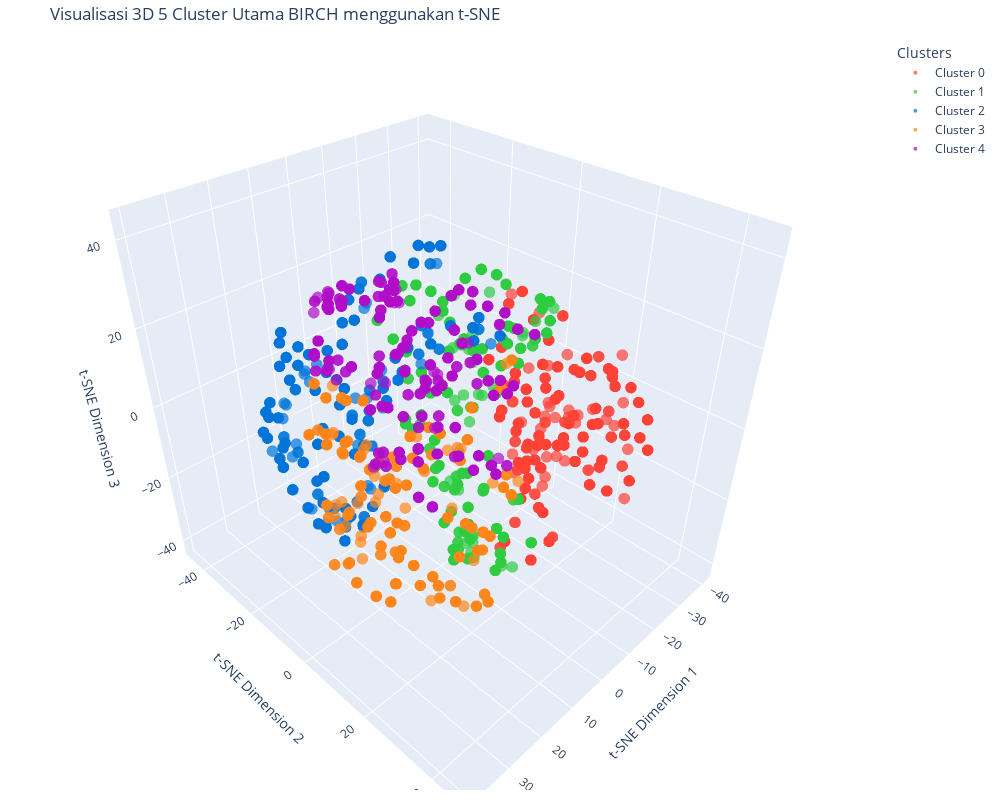

Notebook code cell kept with this figure:
### Code cell
def visualize_clusters_3d(df, clusters):
    features = ['Jumlah_Stok', 'Jumlah_Terjual', 'Persentase_Jumlah_Terjual']
    df_numeric = df[features].copy()
    
    for col in df_numeric.columns:
        df_numeric[col] = pd.to_numeric(df_numeric[col], errors='coerce')
    
    df_numeric = df_numeric.fillna(df_numeric.median())
    X_normalized = (df_numeric.values - df_numeric.values.mean(axis=0)) / df_numeric.values.std(axis=0)
    
    tsne = TSNE(n_components=3, random_state=42)
    X_tsne = tsne.fit_transform(X_normalized)
    
    df_plot = df[['Merek', 'Tipe', 'Kategori_Penjualan']].copy()
    df_plot['x'] = X_tsne[:, 0]
    df_plot['y'] = X_tsne[:, 1]
    df_plot['z'] = X_tsne[:, 2]
    df_plot['Cluster'] = clusters
    
    color_map = {
        0: '#FF4136',  
        1: '#2ECC40',  
        2: '#0074D9',  
        3: '#FF851B',  
        4: '#B10DC9',  
    }
    
    fig = go.Figure()

    for cluster in range(5):  
        cluster_data = df_plot[df_plot['Cluster'] == cluster]
        fig.add_trace(go.Scatter3d(
            x=cluster_data['x'],
            y=cluster_data['y'],
            z=cluster_data['z'],
            mode='markers',
            marker=dict(size=4, color=color_map[cluster], opacity=0.7),
            text=cluster_data['Merek'] + ' - ' + cluster_data['Tipe'] + '<br>Kategori: ' + cluster_data['Kategori_Penjualan'],
            hoverinfo='text',
            name=f'Cluster {cluster}'
        ))

    fig.update_layout(
        title='Visualisasi 3D 5 Cluster Utama BIRCH menggunakan t-SNE',
        scene=dict(
            xaxis_title='t-SNE Dimension 1',
            yaxis_title='t-SNE Dimension 2',
            zaxis_title='t-SNE Dimension 3',
        ),
        legend_title='Clusters',
        height=800,
        width=1000,
        margin=dict(r=20, b=10, l=10, t=40)
    )

    fig.show()

    cluster_stats = df_plot.groupby('Cluster').agg({
        'Merek': 'count',
        'Kategori_Penjualan': lambda x: x.value_counts().index[0]
    }).rename(columns={'Merek': 'Jumlah Data', 'Kategori_Penjualan': 'Kategori Dominan'})
    
    display(cluster_stats)

visualize_clusters_3d(df_klastering, clusters)

### Figure 1 — Plotly figure (JSON) as saved in the notebook; plotly's stock layout.template omitted (floating-point values rounded to 4 significant figures; data arrays with more than 128 entries replaced by an {"elided": "..."} marker saying what was removed)
{"data": [{"hoverinfo": "text", "marker": {"color": "#FF4136", "opacity": 0.7, "size": 4}, "mode": "markers", "name": "Cluster 0", "text": {"elided": "475 str values"}, "type": "scatter3d", "x": {"elided": "475 float values"}, "y": {"elided": "475 float values"}, "z": {"elided": "475 float values"}}, {"hoverinfo": "text", "marker": {"color": "#2ECC40", "opacity": 0.7, "size": 4}, "mode": "markers", "name": "Cluster 1", "text": {"elided": "523 str values"}, "type": "scatter3d", "x": {"elided": "523 float values"}, "y": {"elided": "523 float values"}, "z": {"elided": "523 float values"}}, {"hoverinfo": "text", "marker": {"color": "#0074D9", "opacity": 0.7, "size": 4}, "mode": "markers", "name": "Cluster 2", "text": {"elided": "463 str values"}, "type": "scatter3d", "x": {"elided": "463 float values"}, "y": {"elided": "463 float values"}, "z": {"elided": "463 float values"}}, {"hoverinfo": "text", "marker": {"color": "#FF851B", "opacity": 0.7, "size": 4}, "mode": "markers", "name": "Cluster 3", "text": {"elided": "467 str values"}, "type": "scatter3d", "x": {"elided": "467 float values"}, "y": {"elided": "467 float values"}, "z": {"elided": "467 float values"}}, {"hoverinfo": "text", "marker": {"color": "#B10DC9", "opacity": 0.7, "size": 4}, "mode": "markers", "name": "Cluster 4", "text": {"elided": "520 str values"}, "type": "scatter3d", "x": {"elided": "520 float values"}, "y": {"elided": "520 float values"}, "z": {"elided": "520 float values"}}], "layout": {"height": 800, "legend": {"title": {"text": "Clusters"}}, "margin": {"b": 10, "l": 10, "r": 20, "t": 40}, "scene": {"xaxis": {"title": {"text": "t-SNE Dimension 1"}}, "yaxis": {"title": {"text": "t-SNE Dimension 2"}}, "zaxis": {"title": {"text": "t-SNE Dimension 3"}}}, "title": {"text": "Visualisasi 3D 5 Cluster Utama BIRCH menggunakan t-SNE"}, "width": 1000}}
